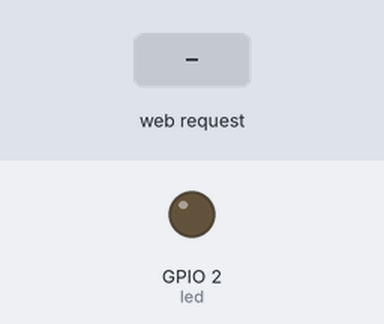
This sketch was run on a simulated ESP8266 (NodeMCU). On the bench: output pins drawn as LEDs (lit = HIGH). The inputs (shaded band) are chosen by the test bench. WiFi joins after 1.5 s; servers stay silent unless stated; what the sketch prints to the serial monitor is not drawn.

Above: at 2.7 s.
2.8 s: HTTP request GET /on received
At 3.9 s:
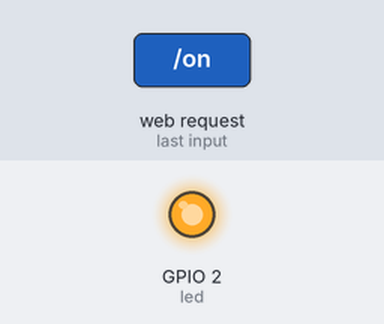
4.3 s: HTTP request GET /off received
At 5.0 s:
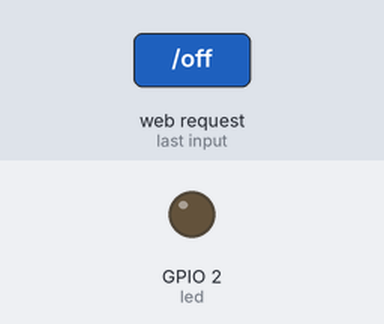
Timing chart, 0 to 7.3 s (numbered marks = the images above; inputs shaded):
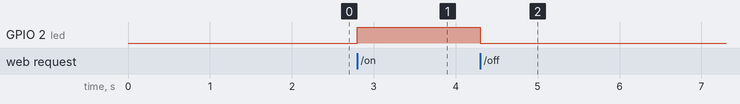

The sketch:

RelayController.ino
```cpp
#include <ESP8266WiFi.h>
#include <WiFiClient.h>
#include <ESP8266WebServer.h>
#include <ESP8266mDNS.h>

#ifndef STASSID
#define STASSID "UPDATESSID"
#define STAPSK  "UPDATEPASSWD"
#endif

const char* ssid     = STASSID;
const char* password = STAPSK;

ESP8266WebServer server(80);

const int led = LED_BUILTIN;

const String postForms = "<html>\
  <head>\
    <title>Viasat Relay Controller</title>\
    <link href=\"https://unpkg.com/material-components-web@latest/dist/material-components-web.min.css\" rel=\"stylesheet\">\
    <script src=\"https://unpkg.com/material-components-web@latest/dist/material-components-web.min.js\"></script>\
    <link rel=\"stylesheet\" href=\"https://fonts.googleapis.com/icon?family=Material+Icons\">\
    <style>\
      body { background-color: #cccccc; font-family: Arial, Helvetica, Sans-Serif; Color: #000088; }\
      .mdc-button { width:100%; height:100%; font-size:xx-large; }\
      .container { width:50%; height:100%; align-items:center; display:flex; padding:1%; }\
    </style>\
  </head>\
  <body>\
    <div class=\"flex-container\" style=\"display:flex; flex-direction: column; justify-content: center; align-items: center; height: 100%;\">\
      <div class=\"container\"><button class=\"mdc-button mdc-button--raised\" onclick=\"window.location.href = \'/on\';\">Turn On</button></div>\
      <div class=\"container\"><button class=\"mdc-button mdc-button--raised\" onclick=\"window.location.href = \'/off\';\">Turn Off</button></div>\
    </div>\
  </body>\
</html>";

void handleRoot() {
  server.send(200, "text/html", postForms);
}

void handleOn() {
  digitalWrite(2, 1);
  server.send(200, "text/html", postForms);
  Serial.println("Turning IO on");
}

void handleOff() {
  digitalWrite(2, 0);
  server.send(200, "text/html", postForms);
  Serial.println("Turning IO off");
}

void handleNotFound() {
  digitalWrite(led, 1);
  String message = "File Not Found\n\n";
  message += "URI: ";
  message += server.uri();
  message += "\nMethod: ";
  message += (server.method() == HTTP_GET) ? "GET" : "POST";
  message += "\nArguments: ";
  message += server.args();
  message += "\n";
  for (uint8_t i = 0; i < server.args(); i++) {
    message += " " + server.argName(i) + ": " + server.arg(i) + "\n";
  }
  server.send(404, "text/plain", message);
  digitalWrite(led, 0);
}

void setup(void) {
  pinMode(led, OUTPUT);
  digitalWrite(led, 0);
  Serial.begin(115200);
  WiFi.begin(ssid, password);
  Serial.println("");

  // Wait for connection
  while (WiFi.status() != WL_CONNECTED) {
    delay(500);
    Serial.print(".");
  }
  Serial.println("");
  Serial.print("Connected to ");
  Serial.println(ssid);
  Serial.print("IP address: ");
  Serial.println(WiFi.localIP());

  if (MDNS.begin("esp8266")) {
    Serial.println("MDNS responder started");
  }

  server.on("/", handleRoot);

  server.on("/on", handleOn);

  server.on("/off", handleOff);

  server.onNotFound(handleNotFound);

  server.begin();
  Serial.println("HTTP server started");
}

void loop(void) {
  server.handleClient();
}
```

Measured:
- after the input at 2.8 s, GPIO 2 (led): LOW → HIGH at once
- after the input at 4.3 s, GPIO 2 (led): HIGH → LOW at once
